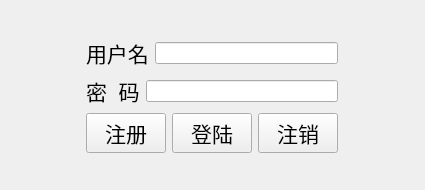
<?xml version="1.0" encoding="UTF-8"?>
<ui version="4.0">
 <class>TcpClient</class>
 <widget class="QWidget" name="TcpClient">
  <property name="geometry">
   <rect>
    <x>0</x>
    <y>0</y>
    <width>425</width>
    <height>190</height>
   </rect>
  </property>
  <property name="windowTitle">
   <string>TcpClient</string>
  </property>
  <layout class="QGridLayout" name="gridLayout">
   <item row="0" column="2">
    <spacer name="verticalSpacer_2">
     <property name="orientation">
      <enum>Qt::Vertical</enum>
     </property>
     <property name="sizeHint" stdset="0">
      <size>
       <width>20</width>
       <height>127</height>
      </size>
     </property>
    </spacer>
   </item>
   <item row="1" column="0">
    <spacer name="horizontalSpacer">
     <property name="orientation">
      <enum>Qt::Horizontal</enum>
     </property>
     <property name="sizeHint" stdset="0">
      <size>
       <width>132</width>
       <height>20</height>
      </size>
     </property>
    </spacer>
   </item>
   <item row="1" column="1" colspan="2">
    <layout class="QVBoxLayout" name="verticalLayout_2">
     <item>
      <layout class="QVBoxLayout" name="verticalLayout">
       <item>
        <layout class="QHBoxLayout" name="horizontalLayout">
         <item>
          <widget class="QLabel" name="label_usrName">
           <property name="font">
            <font>
             <pointsize>16</pointsize>
            </font>
           </property>
           <property name="text">
            <string>用户名</string>
           </property>
          </widget>
         </item>
         <item>
          <widget class="QLineEdit" name="line_usrName"/>
         </item>
        </layout>
       </item>
       <item>
        <layout class="QHBoxLayout" name="horizontalLayout_2">
         <item>
          <widget class="QLabel" name="label_pwd">
           <property name="font">
            <font>
             <pointsize>16</pointsize>
            </font>
           </property>
           <property name="text">
            <string>密  码</string>
           </property>
          </widget>
         </item>
         <item>
          <widget class="QLineEdit" name="line_pwd">
           <property name="echoMode">
            <enum>QLineEdit::Password</enum>
           </property>
          </widget>
         </item>
        </layout>
       </item>
      </layout>
     </item>
     <item>
      <layout class="QHBoxLayout" name="horizontalLayout_3">
       <item>
        <widget class="QPushButton" name="button_register">
         <property name="font">
          <font>
           <pointsize>16</pointsize>
          </font>
         </property>
         <property name="text">
          <string>注册</string>
         </property>
        </widget>
       </item>
       <item>
        <widget class="QPushButton" name="button_login">
         <property name="font">
          <font>
           <pointsize>16</pointsize>
          </font>
         </property>
         <property name="text">
          <string>登陆</string>
         </property>
        </widget>
       </item>
       <item>
        <widget class="QPushButton" name="button_lotout">
         <property name="font">
          <font>
           <pointsize>16</pointsize>
          </font>
         </property>
         <property name="text">
          <string>注销</string>
         </property>
        </widget>
       </item>
      </layout>
     </item>
    </layout>
   </item>
   <item row="1" column="3">
    <spacer name="horizontalSpacer_2">
     <property name="orientation">
      <enum>Qt::Horizontal</enum>
     </property>
     <property name="sizeHint" stdset="0">
      <size>
       <width>132</width>
       <height>20</height>
      </size>
     </property>
    </spacer>
   </item>
   <item row="2" column="1">
    <spacer name="verticalSpacer">
     <property name="orientation">
      <enum>Qt::Vertical</enum>
     </property>
     <property name="sizeHint" stdset="0">
      <size>
       <width>20</width>
       <height>126</height>
      </size>
     </property>
    </spacer>
   </item>
  </layout>
 </widget>
 <resources/>
 <connections/>
</ui>
